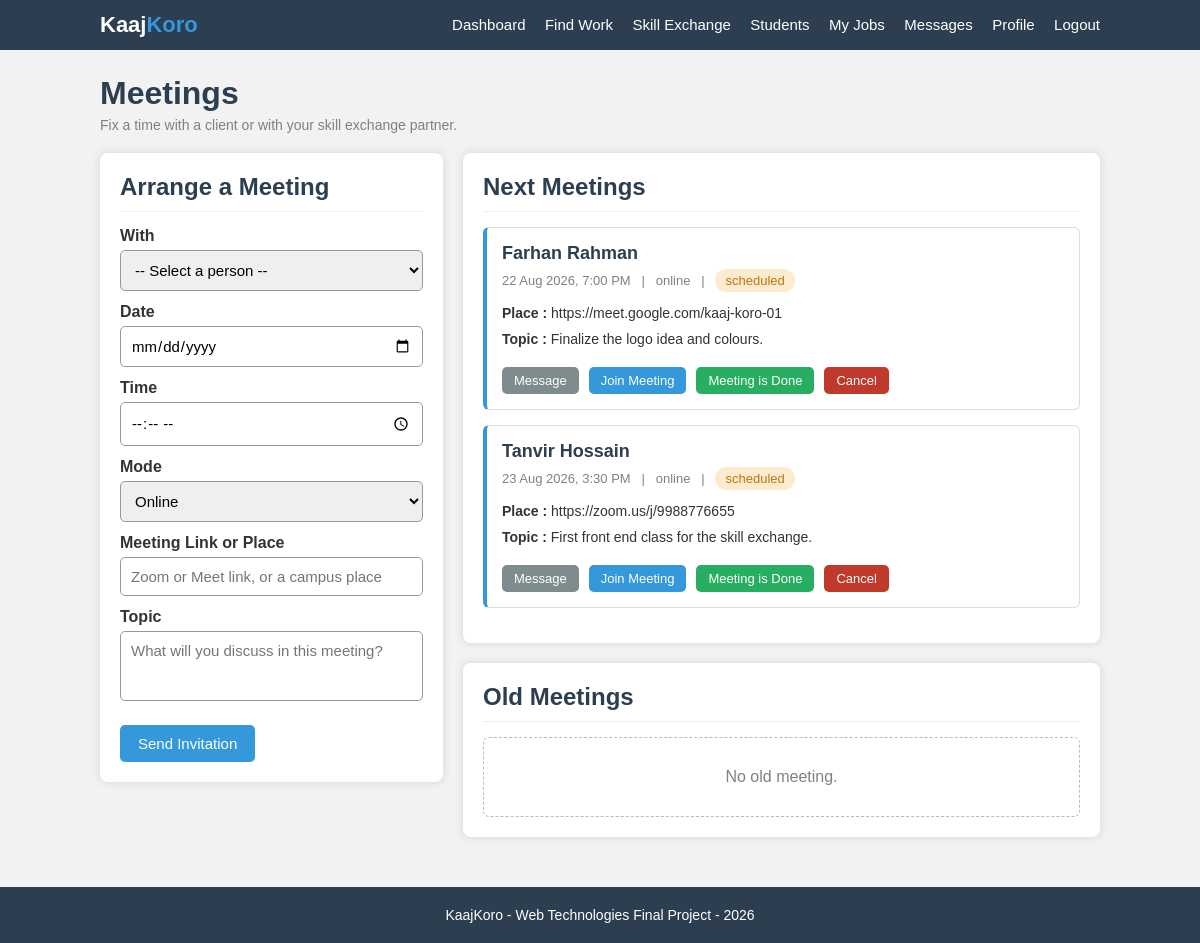
The page /meetings.php (signed in) on the database its author committed.
### tables this page shows
CREATE TABLE meetings (
    meeting_id  INT AUTO_INCREMENT PRIMARY KEY,
    from_id     INT NOT NULL,
    to_id       INT NOT NULL,
    date_time   DATETIME NOT NULL,
    mode        VARCHAR(20) DEFAULT 'online',
    place       VARCHAR(200) NOT NULL,
    topic       TEXT,
    status      VARCHAR(20) DEFAULT 'scheduled',
    FOREIGN KEY (from_id) REFERENCES users(user_id) ON DELETE CASCADE,
    FOREIGN KEY (to_id)   REFERENCES users(user_id) ON DELETE CASCADE
);

CREATE TABLE users (
    user_id     INT AUTO_INCREMENT PRIMARY KEY,
    name        VARCHAR(100) NOT NULL,
    email       VARCHAR(100) NOT NULL UNIQUE,
    password    VARCHAR(255) NOT NULL,
    phone       VARCHAR(20)  NOT NULL,
    university  VARCHAR(100) NOT NULL,
    city        VARCHAR(50)  NOT NULL,
    bio         TEXT,
    education   VARCHAR(200),
    experience  TEXT,
    portfolio   VARCHAR(150),
    status      VARCHAR(20)  DEFAULT 'active',
    joined      DATE
);

### check_login.php (called while the page is built, shortened)
<?php
$me = getUser($conn, $_SESSION["user_id"]);
?>

### meetings.php (the view, shortened to what this page needs)
<?php
require_once "config.php";
require_once "functions.php";
require_once "check_login.php";
$my_id = $me["user_id"];
$date = "";
$time = "";
$mode = "online";
$place = "";
$topic = "";
include "header.php";
?>
    <div class="page">
        <h1>Meetings</h1>
        <p class="page-info">Fix a time with a client or with your skill exchange partner.</p>
        <div class="row">
            <div class="col-right">
                <div class="box">
                    <h2 class="box-title">Arrange a Meeting</h2>
                    <form method="POST" action="meetings.php">
                        <label for="person">With</label>
                        <select id="person" name="person">
                            <option value="0">-- Select a person --</option>
                        </select>
                        <label for="date">Date</label>
                        <input type="date" id="date" name="date" value="<?php echo htmlspecialchars($date); ?>">
                        <label for="time">Time</label>
                        <input type="time" id="time" name="time" value="<?php echo htmlspecialchars($time); ?>">
                        <label for="mode">Mode</label>
                        <select id="mode" name="mode">
                            <option value="online"  <?php if ($mode == "online")  { echo "selected"; } ?>>Online</option>
                        </select>
                        <label for="place">Meeting Link or Place</label>
                        <input type="text" id="place" name="place" placeholder="Zoom or Meet link, or a campus place"
                               value="<?php echo htmlspecialchars($place); ?>">
                        <label for="topic">Topic</label>
                        <textarea id="topic" name="topic" placeholder="What will you discuss in this meeting?"
                                  style="height:70px"><?php echo htmlspecialchars($topic); ?></textarea>
                        <div class="buttons">
                            <button type="submit">Send Invitation</button>
                        </div>
                    </form>
                </div>
            </div>
            <div class="col-left">
                <div class="box">
                    <h2 class="box-title">Next Meetings</h2>
                    <?php
                    $stmt = $conn->prepare("SELECT * FROM meetings
                                            WHERE (from_id = ? OR to_id = ?) AND status = 'scheduled'
                                            ORDER BY date_time");
                    $stmt->bind_param("ii", $my_id, $my_id);
                    $stmt->execute();
                    $result = $stmt->get_result();
                    while ($meeting = $result->fetch_assoc()) {
                        if ($meeting["from_id"] == $my_id) {
                            $other_id = $meeting["to_id"];
                        }
                        else {
                            $other_id = $meeting["from_id"];
                        }
                        ?>
                        <div class="item">
                            <h3><?php echo htmlspecialchars(getUserName($conn, $other_id)); ?></h3>
                            <p class="item-info"><?php echo showDateTime($meeting["date_time"]); ?>
                                &nbsp; | &nbsp; <?php echo $meeting["mode"]; ?>
                                &nbsp; | &nbsp; <?php echo showStatus($meeting["status"]); ?></p>
                            <p class="item-text"><b>Place :</b> <?php echo htmlspecialchars($meeting["place"]); ?></p>
                            <p class="item-text"><b>Topic :</b> <?php echo htmlspecialchars($meeting["topic"]); ?></p>
                            <div class="buttons">
                                <button class="btn-small btn-gray" onclick="window.location.href='messages.php?to=<?php echo $other_id; ?>'">Message</button>
                                <?php if ($meeting["mode"] == "online") { ?>
                                    <button class="btn-small" onclick="window.open('<?php echo htmlspecialchars($meeting["place"]); ?>')">Join Meeting</button>
                                <?php } ?>
                                <button class="btn-small btn-green" onclick="window.location.href='meetings.php?action=done&id=<?php echo $meeting["meeting_id"]; ?>'">Meeting is Done</button>
                                <button class="btn-small btn-red" onclick="if (confirm('Do you want to cancel this meeting?')) { window.location.href='meetings.php?action=cancel&id=<?php echo $meeting["meeting_id"]; ?>'; }">Cancel</button>
                            </div>
                        </div>
                        <?php
                    }
                    ?>
                </div>
                <div class="box">
                    <h2 class="box-title">Old Meetings</h2>
                    <?php
                    $stmt = $conn->prepare("SELECT * FROM meetings
                                            WHERE (from_id = ? OR to_id = ?) AND status != 'scheduled'
                                            ORDER BY date_time DESC");
                    $stmt->bind_param("ii", $my_id, $my_id);
                    $stmt->execute();
                    $result = $stmt->get_result();
                    if ($result->num_rows == 0) {
                        echo "<div class='empty'>No old meeting.</div>";
                    }
                        ?>
                </div>
            </div>
        </div>
    </div>
<?php include "footer.php"; ?>

### functions.php (shortened to what this page needs)
<?php
function getUser($conn, $user_id) {
    $stmt = $conn->prepare("SELECT * FROM users WHERE user_id = ?");
    $stmt->bind_param("i", $user_id);
    $stmt->execute();
    $result = $stmt->get_result();
    $user = $result->fetch_assoc();
    return $user;
}
function getUserName($conn, $user_id) {
    $user = getUser($conn, $user_id);
    return $user["name"];
}
function showStatus($status) {
    if ($status == "pending" || $status == "working" || $status == "matched"
        || $status == "scheduled") {
        return "<span class='tag tag-orange'>" . $status . "</span>";
    }
    return "<span class='tag tag-red'>" . $status . "</span>";
}
function showDateTime($date) {
    return date("d M Y, g:i A", strtotime($date));
}
?>

### style.css (style rules this page uses)
* { margin:0; padding:0; box-sizing:border-box; font-family:Arial, Helvetica, sans-serif; }
body { background:#f2f2f2; color:#333; }
.page { width:1000px; margin:25px auto; }
h1 { color:#2c3e50; margin-bottom:5px; }
h2 { color:#2c3e50; }
h3 { color:#2c3e50; font-size:18px; }
.page-info { color:gray; font-size:14px; margin-bottom:20px; }
.box { background:white; padding:20px; border-radius:8px; box-shadow:0 0 8px lightgray; margin-bottom:20px; }
.box-title { border-bottom:1px solid #ecf0f1; padding-bottom:10px; margin-bottom:15px; }
.row { display:flex; gap:20px; }
.col-left { width:65%; }
.col-right { width:35%; }
label { display:block; font-weight:bold; margin-top:12px; margin-bottom:5px; }
input[type="text"], input[type="email"], input[type="password"], input[type="number"], input[type="tel"], input[type="date"], input[type="time"], input[type="search"], select, textarea { width:100%; padding:10px; border:1px solid #999; border-radius:5px; font-size:15px; outline:none; }
textarea { resize:none; height:100px; }
button { padding:10px 18px; border:none; border-radius:5px; background:#3498db; color:white; font-size:15px; cursor:pointer; }
.btn-small { padding:6px 12px; font-size:13px; }
.btn-green { background:#27ae60; }
.btn-red { background:#c0392b; }
.btn-gray { background:#7f8c8d; }
.buttons { margin-top:20px; display:flex; gap:10px; }
.item { background:white; border:1px solid #ddd; border-left:4px solid #3498db; border-radius:6px; padding:15px; margin-bottom:15px; }
.item h3 { margin-bottom:5px; }
.item-info { color:gray; font-size:13px; margin-bottom:8px; }
.item-text { font-size:14px; margin-bottom:10px; }
.tag { display:inline-block; background:#ecf0f1; color:#2c3e50; padding:4px 10px; border-radius:12px; font-size:13px; margin-right:5px; margin-bottom:5px; }
.tag-orange { background:#fdebd0; color:#b9770e; }
.empty { background:white; border:1px dashed #bbb; border-radius:6px; padding:30px; text-align:center; color:gray; }

### rows shown on the page
meetings: from.name "Farhan Rahman", date_time "22 Aug 2026, 7:00 PM", mode "online", status "scheduled", place "https://meet.google.com/kaaj-koro-01", topic "Finalize the logo idea and colours."
meetings: to.name "Tanvir Hossain", date_time "23 Aug 2026, 3:30 PM", mode "online", status "scheduled", place "https://zoom.us/j/9988776655", topic "First front end class for the skill exchange."
